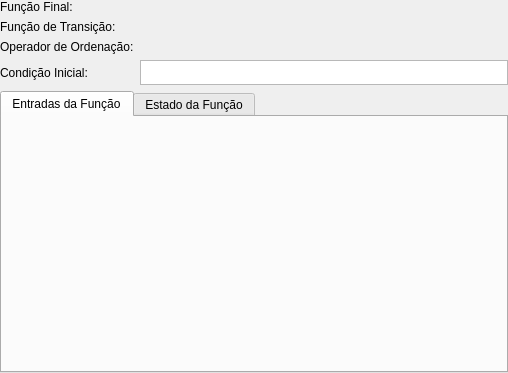
<?xml version="1.0" encoding="UTF-8"?>
<ui version="4.0">
 <class>FuncaoAgregacaoWidget</class>
 <widget class="QWidget" name="FuncaoAgregacaoWidget">
  <property name="geometry">
   <rect>
    <x>0</x>
    <y>0</y>
    <width>508</width>
    <height>373</height>
   </rect>
  </property>
  <property name="sizePolicy">
   <sizepolicy hsizetype="Expanding" vsizetype="Expanding">
    <horstretch>0</horstretch>
    <verstretch>0</verstretch>
   </sizepolicy>
  </property>
  <property name="windowTitle">
   <string>Form</string>
  </property>
  <layout class="QGridLayout" name="funcaoagregacao_grid">
   <property name="margin">
    <number>0</number>
   </property>
   <item row="0" column="0">
    <widget class="QLabel" name="func_final_lbl">
     <property name="text">
      <string>Função Final:</string>
     </property>
    </widget>
   </item>
   <item row="1" column="0">
    <widget class="QLabel" name="func_transicao_lbl">
     <property name="text">
      <string>Função de Transição:</string>
     </property>
    </widget>
   </item>
   <item row="2" column="0">
    <widget class="QLabel" name="op_ordenacao_lbl">
     <property name="text">
      <string>Operador de Ordenação:</string>
     </property>
    </widget>
   </item>
   <item row="3" column="0">
    <widget class="QLabel" name="cond_inicial_lbl">
     <property name="text">
      <string>Condição Inicial:</string>
     </property>
    </widget>
   </item>
   <item row="3" column="1">
    <widget class="QTextEdit" name="cond_inicial_txt">
     <property name="sizePolicy">
      <sizepolicy hsizetype="Expanding" vsizetype="Fixed">
       <horstretch>0</horstretch>
       <verstretch>0</verstretch>
      </sizepolicy>
     </property>
     <property name="maximumSize">
      <size>
       <width>16777215</width>
       <height>25</height>
      </size>
     </property>
     <property name="verticalScrollBarPolicy">
      <enum>Qt::ScrollBarAlwaysOff</enum>
     </property>
     <property name="horizontalScrollBarPolicy">
      <enum>Qt::ScrollBarAlwaysOff</enum>
     </property>
     <property name="documentTitle">
      <string notr="true"/>
     </property>
     <property name="undoRedoEnabled">
      <bool>true</bool>
     </property>
     <property name="lineWrapMode">
      <enum>QTextEdit::NoWrap</enum>
     </property>
     <property name="acceptRichText">
      <bool>true</bool>
     </property>
     <property name="textInteractionFlags">
      <set>Qt::TextEditorInteraction</set>
     </property>
    </widget>
   </item>
   <item row="4" column="0" colspan="2">
    <widget class="QTabWidget" name="tipos_entrada_estado_twg">
     <property name="currentIndex">
      <number>0</number>
     </property>
     <widget class="QWidget" name="tab">
      <attribute name="title">
       <string>Entradas da Função</string>
      </attribute>
     </widget>
     <widget class="QWidget" name="tab_2">
      <attribute name="title">
       <string>Estado da Função</string>
      </attribute>
     </widget>
    </widget>
   </item>
  </layout>
 </widget>
 <resources/>
 <connections/>
</ui>
